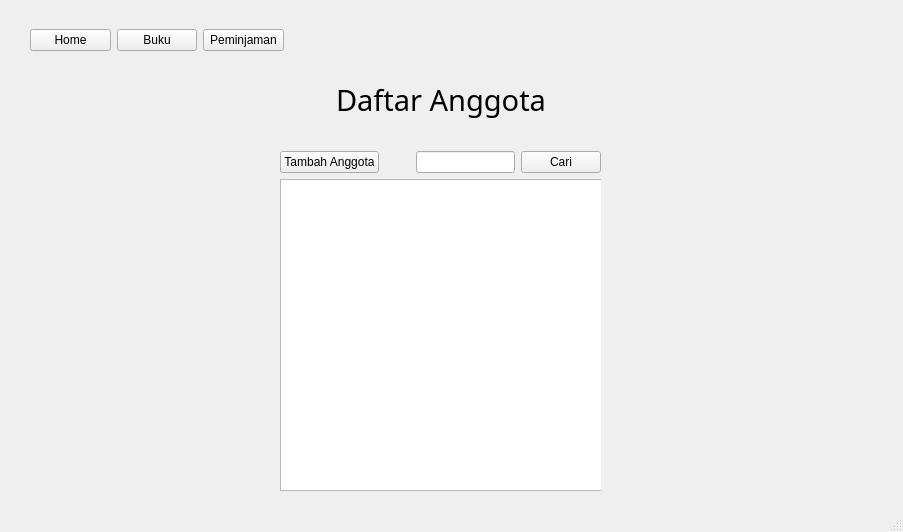
<?xml version="1.0" encoding="UTF-8"?>
<ui version="4.0">
 <class>anggota</class>
 <widget class="QMainWindow" name="anggota">
  <property name="geometry">
   <rect>
    <x>0</x>
    <y>0</y>
    <width>903</width>
    <height>532</height>
   </rect>
  </property>
  <property name="windowTitle">
   <string>MainWindow</string>
  </property>
  <widget class="QWidget" name="centralwidget">
   <widget class="QWidget" name="horizontalLayoutWidget">
    <property name="geometry">
     <rect>
      <x>30</x>
      <y>0</y>
      <width>254</width>
      <height>80</height>
     </rect>
    </property>
    <layout class="QHBoxLayout" name="horizontalLayout">
     <item>
      <widget class="QPushButton" name="anggotaLibrary">
       <property name="text">
        <string>Home</string>
       </property>
      </widget>
     </item>
     <item>
      <widget class="QPushButton" name="anggotaBuku">
       <property name="text">
        <string>Buku</string>
       </property>
      </widget>
     </item>
     <item>
      <widget class="QPushButton" name="anggotaPeminjaman">
       <property name="text">
        <string>Peminjaman</string>
       </property>
      </widget>
     </item>
    </layout>
   </widget>
   <widget class="QWidget" name="layoutWidget">
    <property name="geometry">
     <rect>
      <x>280</x>
      <y>80</y>
      <width>321</width>
      <height>411</height>
     </rect>
    </property>
    <layout class="QVBoxLayout" name="verticalLayout" stretch="2,1,12">
     <item>
      <layout class="QHBoxLayout" name="horizontalLayout_2">
       <property name="bottomMargin">
        <number>25</number>
       </property>
       <item>
        <spacer name="horizontalSpacer">
         <property name="orientation">
          <enum>Qt::Horizontal</enum>
         </property>
         <property name="sizeHint" stdset="0">
          <size>
           <width>40</width>
           <height>20</height>
          </size>
         </property>
        </spacer>
       </item>
       <item>
        <widget class="QLabel" name="label">
         <property name="font">
          <font>
           <family>SF Pro Bold</family>
           <pointsize>22</pointsize>
          </font>
         </property>
         <property name="text">
          <string>Daftar Anggota</string>
         </property>
        </widget>
       </item>
       <item>
        <spacer name="horizontalSpacer_2">
         <property name="orientation">
          <enum>Qt::Horizontal</enum>
         </property>
         <property name="sizeHint" stdset="0">
          <size>
           <width>40</width>
           <height>20</height>
          </size>
         </property>
        </spacer>
       </item>
      </layout>
     </item>
     <item>
      <layout class="QHBoxLayout" name="horizontalLayout_3">
       <item>
        <widget class="QPushButton" name="anggotaBaru">
         <property name="text">
          <string>Tambah Anggota</string>
         </property>
        </widget>
       </item>
       <item>
        <spacer name="horizontalSpacer_3">
         <property name="orientation">
          <enum>Qt::Horizontal</enum>
         </property>
         <property name="sizeHint" stdset="0">
          <size>
           <width>40</width>
           <height>20</height>
          </size>
         </property>
        </spacer>
       </item>
       <item>
        <widget class="QLineEdit" name="searchAnggota">
         <property name="minimumSize">
          <size>
           <width>0</width>
           <height>0</height>
          </size>
         </property>
        </widget>
       </item>
       <item>
        <widget class="QPushButton" name="cariAnggota">
         <property name="text">
          <string>Cari</string>
         </property>
        </widget>
       </item>
      </layout>
     </item>
     <item>
      <widget class="QTableWidget" name="tableWidget">
       <property name="minimumSize">
        <size>
         <width>568</width>
         <height>0</height>
        </size>
       </property>
      </widget>
     </item>
    </layout>
   </widget>
  </widget>
  <widget class="QMenuBar" name="menubar">
   <property name="geometry">
    <rect>
     <x>0</x>
     <y>0</y>
     <width>903</width>
     <height>21</height>
    </rect>
   </property>
  </widget>
  <widget class="QStatusBar" name="statusbar"/>
 </widget>
 <resources/>
 <connections/>
</ui>
